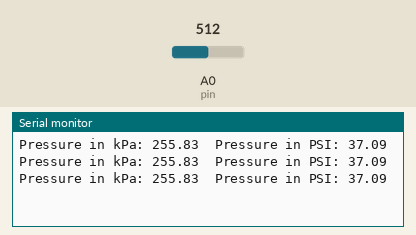
This sketch was run on a simulated Arduino Uno, built with avr-gcc and run on an emulated ATmega328P. Parts: the last lines printed to the serial monitor. Inputs (shaded band) come from the test bench; at power-on: A0 (pin) = 512.

Above: at 1.8 s.
1.9 s: A0 (pin) set to 716
At 2.4 s:
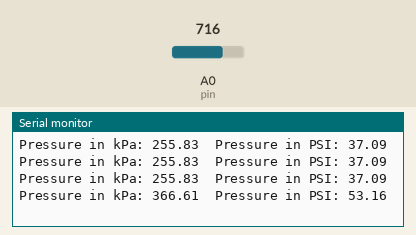
3.4 s: A0 (pin) set to 900
At 3.9 s:
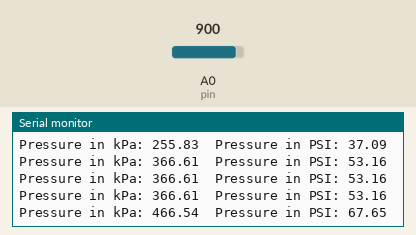
Timing chart, 0 to 6.4 s (numbered marks = the images above; inputs shaded):
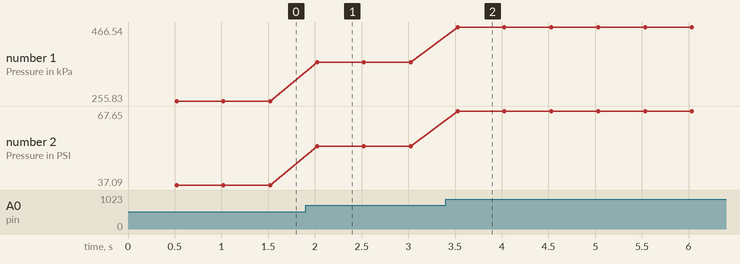

Measured:
- after the input at 1.9 s, the serial monitor: prints a new line after 0.12 s (image 1)
- after the input at 3.4 s, the serial monitor: prints a new line after 0.13 s (image 2)
- plotted number 1: 255.83 → 366.61 after the input at 1.9 s, 366.61 → 466.54 after the input at 3.4 s
- plotted number 2: 37.09 → 53.16 after the input at 1.9 s, 53.16 → 67.65 after the input at 3.4 s

The sketch:

PressureSensor.ino
```cpp
#include <Arduino.h>
#define pin A0   //adjust to whichever pin is connected

static float AD, kPa, PSI;

void setup() {
  Serial.begin(9600);
  delay(20);  //20 mS warm up time (specified in the datasheet)
}

void loop() {
  delay(500);

  AD = analogRead(pin);
  /*  Datasheet transer function: P = (1/0.0018)*(Vout/Vin - 0.04)
   *  Vout/Vin = AD/1023
   */
  kPa = (1/0.0018) * ((AD/1023) - 0.04);
  //0.145 PSI = 1.0 kPa
  PSI = kPa * 0.145;

  Serial.print("Pressure in kPa: ");
  Serial.print(kPa);
  Serial.print("\tPressure in PSI: ");
  Serial.print(PSI);
  Serial.print("\n");
}
```
